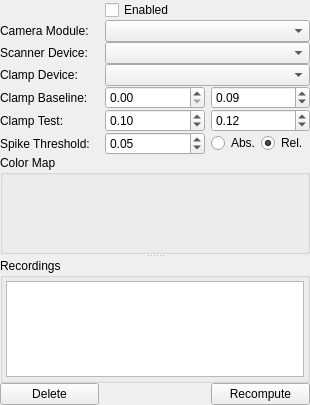
<?xml version="1.0" encoding="UTF-8"?>
<ui version="4.0">
 <class>Form</class>
 <widget class="QWidget" name="Form">
  <property name="geometry">
   <rect>
    <x>0</x>
    <y>0</y>
    <width>310</width>
    <height>405</height>
   </rect>
  </property>
  <property name="windowTitle">
   <string>Form</string>
  </property>
  <layout class="QHBoxLayout" name="horizontalLayout">
   <property name="margin">
    <number>0</number>
   </property>
   <item>
    <layout class="QGridLayout" name="gridLayout">
     <property name="verticalSpacing">
      <number>0</number>
     </property>
     <item row="1" column="0">
      <widget class="QLabel" name="label">
       <property name="text">
        <string>Camera Module:</string>
       </property>
      </widget>
     </item>
     <item row="4" column="0">
      <widget class="QLabel" name="label_3">
       <property name="text">
        <string>Clamp Device:</string>
       </property>
      </widget>
     </item>
     <item row="3" column="0">
      <widget class="QLabel" name="label_4">
       <property name="text">
        <string>Scanner Device:</string>
       </property>
      </widget>
     </item>
     <item row="7" column="0">
      <widget class="QLabel" name="label_5">
       <property name="text">
        <string>Clamp Baseline:</string>
       </property>
      </widget>
     </item>
     <item row="8" column="0">
      <widget class="QLabel" name="clampStopSpin">
       <property name="text">
        <string>Clamp Test:</string>
       </property>
      </widget>
     </item>
     <item row="9" column="0">
      <widget class="QLabel" name="label_6">
       <property name="text">
        <string>Spike Threshold:</string>
       </property>
      </widget>
     </item>
     <item row="13" column="0">
      <widget class="QPushButton" name="deleteBtn">
       <property name="text">
        <string>Delete</string>
       </property>
      </widget>
     </item>
     <item row="7" column="2">
      <widget class="SpinBox" name="clampBaseStopSpin">
       <property name="maximum">
        <double>100000.000000000000000</double>
       </property>
       <property name="value">
        <double>0.090000000000000</double>
       </property>
      </widget>
     </item>
     <item row="13" column="2">
      <widget class="QPushButton" name="recomputeBtn">
       <property name="text">
        <string>Recompute</string>
       </property>
      </widget>
     </item>
     <item row="9" column="1">
      <widget class="SpinBox" name="spikeThresholdSpin">
       <property name="value">
        <double>0.050000000000000</double>
       </property>
      </widget>
     </item>
     <item row="7" column="1">
      <widget class="SpinBox" name="clampBaseStartSpin">
       <property name="maximum">
        <double>100000.000000000000000</double>
       </property>
      </widget>
     </item>
     <item row="8" column="1">
      <widget class="SpinBox" name="clampTestStartSpin">
       <property name="maximum">
        <double>100000.000000000000000</double>
       </property>
       <property name="value">
        <double>0.100000000000000</double>
       </property>
      </widget>
     </item>
     <item row="4" column="1" colspan="2">
      <widget class="InterfaceCombo" name="clampDevCombo"/>
     </item>
     <item row="3" column="1" colspan="2">
      <widget class="InterfaceCombo" name="scannerDevCombo"/>
     </item>
     <item row="1" column="1" colspan="2">
      <widget class="InterfaceCombo" name="cameraModCombo"/>
     </item>
     <item row="0" column="1" colspan="2">
      <widget class="QCheckBox" name="enabledCheck">
       <property name="text">
        <string>Enabled</string>
       </property>
      </widget>
     </item>
     <item row="8" column="2">
      <widget class="SpinBox" name="clampTestStopSpin">
       <property name="maximum">
        <double>100000.000000000000000</double>
       </property>
       <property name="value">
        <double>0.120000000000000</double>
       </property>
      </widget>
     </item>
     <item row="10" column="0" colspan="3">
      <widget class="QSplitter" name="splitter">
       <property name="orientation">
        <enum>Qt::Vertical</enum>
       </property>
       <widget class="QGroupBox" name="groupBox">
        <property name="title">
         <string>Color Map</string>
        </property>
        <layout class="QGridLayout" name="gridLayout_2">
         <property name="margin">
          <number>3</number>
         </property>
         <item row="0" column="0">
          <widget class="ColorMapWidget" name="colorMapper" native="true">
           <property name="minimumSize">
            <size>
             <width>0</width>
             <height>70</height>
            </size>
           </property>
          </widget>
         </item>
        </layout>
       </widget>
       <widget class="QGroupBox" name="groupBox_2">
        <property name="title">
         <string>Recordings</string>
        </property>
        <layout class="QGridLayout" name="gridLayout_3">
         <property name="margin">
          <number>3</number>
         </property>
         <item row="0" column="0">
          <widget class="QListWidget" name="taskList">
           <property name="sizePolicy">
            <sizepolicy hsizetype="Preferred" vsizetype="Expanding">
             <horstretch>0</horstretch>
             <verstretch>0</verstretch>
            </sizepolicy>
           </property>
          </widget>
         </item>
        </layout>
       </widget>
      </widget>
     </item>
     <item row="9" column="2">
      <layout class="QHBoxLayout" name="horizontalLayout_2">
       <item>
        <widget class="QRadioButton" name="spikeThresholdAbsRadio">
         <property name="text">
          <string>Abs.</string>
         </property>
        </widget>
       </item>
       <item>
        <widget class="QRadioButton" name="spikeThresholdRelRadio">
         <property name="text">
          <string>Rel.</string>
         </property>
         <property name="checked">
          <bool>true</bool>
         </property>
        </widget>
       </item>
      </layout>
     </item>
    </layout>
   </item>
  </layout>
 </widget>
 <customwidgets>
  <customwidget>
   <class>InterfaceCombo</class>
   <extends>QComboBox</extends>
   <header>acq4.util.InterfaceCombo</header>
  </customwidget>
  <customwidget>
   <class>ColorMapWidget</class>
   <extends>QWidget</extends>
   <header>acq4.pyqtgraph.widgets.ColorMapWidget</header>
   <container>1</container>
  </customwidget>
  <customwidget>
   <class>SpinBox</class>
   <extends>QDoubleSpinBox</extends>
   <header>acq4.pyqtgraph.widgets.SpinBox</header>
  </customwidget>
 </customwidgets>
 <resources/>
 <connections/>
</ui>
